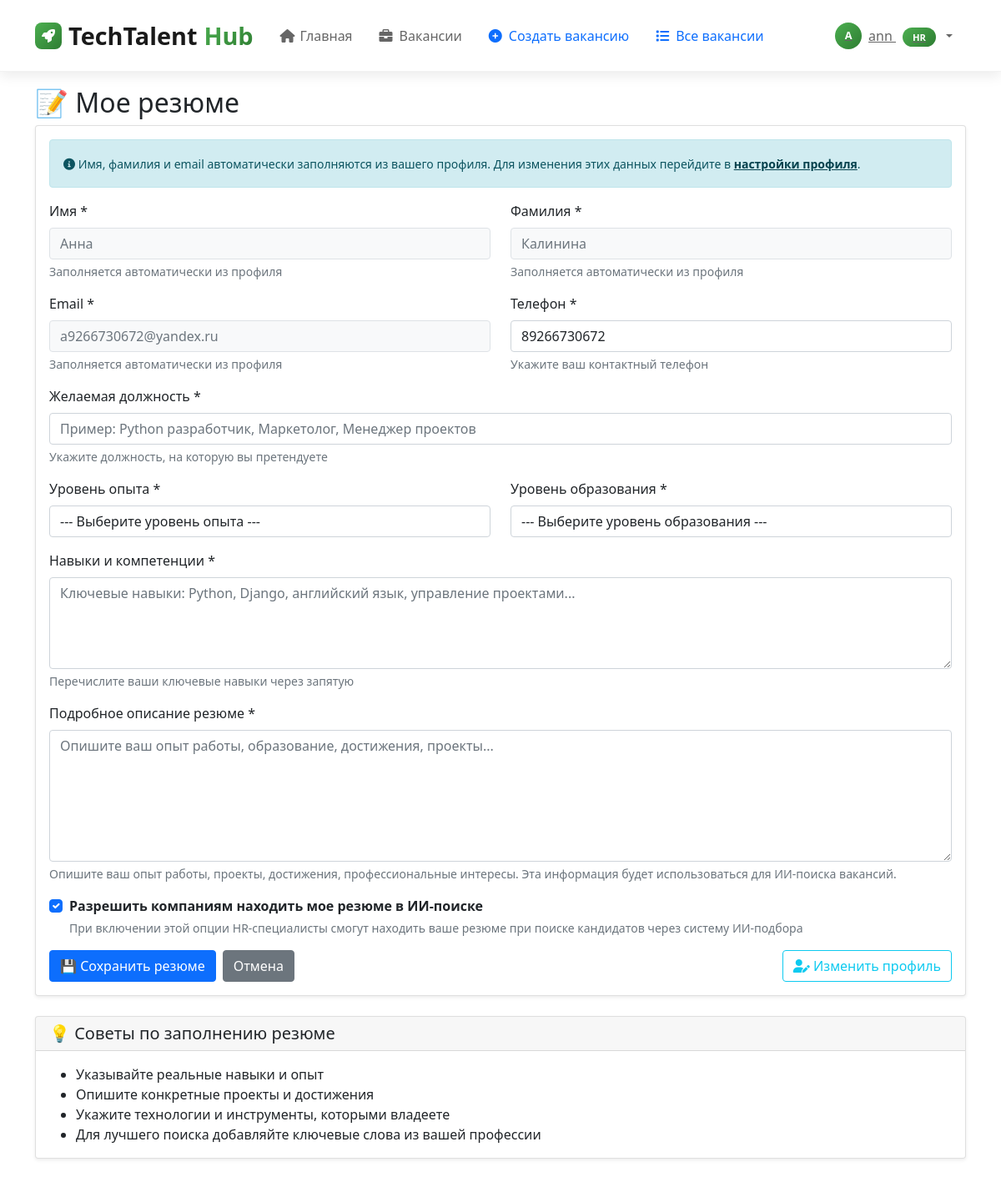
The app's page /applicant/resume/ (signed in) with its own data.
### career_app/models.py (models this page shows, shortened)
class Applicant(models.Model):
    EXPERIENCE_LEVELS = [
        ('no_experience', 'Нет опыта'),
        ('intern', 'Стажер'),
        ('junior', 'Junior (Начинающий)'),
        ('middle', 'Middle (Опытный)'),
        ('senior', 'Senior (Старший)'),
        ('lead', 'Lead (Руководитель)'),
    ]
    EDUCATION_LEVELS = [
        ('secondary', 'Среднее'),
        ('secondary_professional', 'Среднее профессиональное'),
        ('high', 'Высшее образование'),
    ]
    user = models.OneToOneField(User, on_delete=models.CASCADE, null=True, blank=True)
    first_name = models.CharField(max_length=100, verbose_name="Имя")
    last_name = models.CharField(max_length=100, verbose_name="Фамилия")
    email = models.EmailField(verbose_name="Email")
    phone = models.CharField(max_length=20, verbose_name="Телефон")
    position = models.CharField(max_length=200, blank=True, verbose_name="Желаемая должность")
    experience_level = models.CharField(
        max_length=50,
        choices=EXPERIENCE_LEVELS,
        blank=True,
        verbose_name="Уровень опыта"
    )
    education_level = models.CharField(
        max_length=50,
        choices=EDUCATION_LEVELS,
        blank=True,
        verbose_name="Уровень образования"
    )
    skills = models.TextField(blank=True, verbose_name="Навыки")
    experience = models.TextField(blank=True, verbose_name="Опыт работы")
    education = models.TextField(blank=True, verbose_name="Образование")
    about = models.TextField(blank=True, verbose_name="О себе")
    resume_file = models.FileField(upload_to='resumes/', null=True, blank=True, verbose_name="Файл резюме")
    resume_text = models.TextField(blank=True, verbose_name="Текст резюме")
    created_at = models.DateTimeField(auto_now_add=True)
    is_published = models.BooleanField(default=True, verbose_name="Резюме опубликовано")
    class Meta:
        verbose_name = "Соискатель"
        verbose_name_plural = "Соискатели"

### career_app/views.py (the view)
# urls.py: path('applicant/resume/', views.create_or_edit_resume, name='create_or_edit_resume'),
@login_required
def create_or_edit_resume(request):
    try:
        applicant = request.user.applicant
    except Applicant.DoesNotExist:
        applicant = Applicant.objects.create(
            user=request.user,
            first_name=request.user.first_name or '',
            last_name=request.user.last_name or '',
            email=request.user.email or ''
        )
    if request.method == 'POST':
        form = ApplicantResumeForm(request.POST, request.FILES, instance=applicant)
        if form.is_valid():
            form.save()
            messages.success(request, 'Резюме успешно сохранено!')
            return redirect('applicant_dashboard')
    else:
        form = ApplicantResumeForm(instance=applicant)
    context = {'form': form}
    return render(request, 'career_app/applicant_resume_form.html', context)

### templates/career_app/applicant_resume_form.html (shortened to what this page needs)
{% extends 'base.html' %}
{% block content %}
<div class="container mt-4">
    <h2>📝 Мое резюме</h2>
    <div class="card">
        <div class="card-body">
            <form method="post" enctype="multipart/form-data">
                <div class="alert alert-info">
                    <small>
                        <i class="fas fa-info-circle"></i>
                        Имя, фамилия и email автоматически заполняются из вашего профиля.
                        Для изменения этих данных перейдите в <a href="{% url 'profile_setup' %}" class="alert-link">настройки профиля</a>.
                    </small>
                </div>
                <div class="row">
                    <div class="col-md-6">
                        <div class="mb-3">
                            <label class="form-label">Имя *</label>
                            {{ form.first_name }}
                            <div class="form-text text-muted">Заполняется автоматически из профиля</div>
                        </div>
                    </div>
                    <div class="col-md-6">
                        <div class="mb-3">
                            <label class="form-label">Фамилия *</label>
                            {{ form.last_name }}
                            <div class="form-text text-muted">Заполняется автоматически из профиля</div>
                        </div>
                    </div>
                </div>
                <div class="row">
                    <div class="col-md-6">
                        <div class="mb-3">
                            <label class="form-label">Email *</label>
                            {{ form.email }}
                            <div class="form-text text-muted">Заполняется автоматически из профиля</div>
                        </div>
                    </div>
                    <div class="col-md-6">
                        <div class="mb-3">
                            <label class="form-label">Телефон *</label>
                            {{ form.phone }}
                            <div class="form-text">Укажите ваш контактный телефон</div>
                        </div>
                    </div>
                </div>
                <div class="mb-3">
                    <label class="form-label">Желаемая должность *</label>
                    {{ form.position }}
                    <div class="form-text">Укажите должность, на которую вы претендуете</div>
                </div>
                <div class="row">
                    <div class="col-md-6">
                        <div class="mb-3">
                            <label class="form-label">Уровень опыта *</label>
                            {{ form.experience_level }}
                        </div>
                    </div>
                    <div class="col-md-6">
                        <div class="mb-3">
                            <label class="form-label">Уровень образования *</label>
                            {{ form.education_level }}
                        </div>
                    </div>
                </div>
                <div class="mb-3">
                    <label class="form-label">Навыки и компетенции *</label>
                    {{ form.skills }}
                    <div class="form-text">Перечислите ваши ключевые навыки через запятую</div>
                </div>
                <div class="mb-3">
                    <label class="form-label">Подробное описание резюме *</label>
                    {{ form.resume_text }}
                    <div class="form-text">
                        Опишите ваш опыт работы, проекты, достижения, профессиональные интересы.
                        Эта информация будет использоваться для ИИ-поиска вакансий.
                    </div>
                </div>
                <div class="mb-3 form-check">
                    {{ form.is_published }}
                    <label class="form-check-label">
                        <strong>Разрешить компаниям находить мое резюме в ИИ-поиске</strong>
                    </label>
                    <div class="form-text">
                        При включении этой опции HR-специалисты смогут находить ваше резюме
                        при поиске кандидатов через систему ИИ-подбора
                    </div>
                </div>
                <div class="d-flex gap-2">
                    <button type="submit" class="btn btn-primary">💾 Сохранить резюме</button>
                    <a href="{% url 'applicant_dashboard' %}" class="btn btn-secondary">Отмена</a>
                    <a href="{% url 'profile_setup' %}" class="btn btn-outline-info ms-auto">
                        <i class="fas fa-user-edit"></i> Изменить профиль
                    </a>
                </div>
            </form>
        </div>
    </div>
    <div class="card mt-4">
        <div class="card-header">
            <h5 class="mb-0">💡 Советы по заполнению резюме</h5>
        </div>
        <div class="card-body">
            <ul class="mb-0">
                <li>Указывайте реальные навыки и опыт</li>
                <li>Опишите конкретные проекты и достижения</li>
                <li>Укажите технологии и инструменты, которыми владеете</li>
                <li>Для лучшего поиска добавляйте ключевые слова из вашей профессии</li>
            </ul>
        </div>
    </div>
</div>
{% endblock %}

### templates/base.html (shortened to what this page needs)
<!DOCTYPE html>
<html lang="ru">
<head>
    <link href="https://cdn.jsdelivr.net/npm/bootstrap@5.1.3/dist/css/bootstrap.min.css" rel="stylesheet">
    <link href="https://cdnjs.cloudflare.com/ajax/libs/font-awesome/6.0.0/css/all.min.css" rel="stylesheet">
</head>
<body>
    <nav class="navbar navbar-expand-lg navbar-light fixed-top">
        <div class="container">
            <a class="navbar-brand" href="{% url 'home' %}">
                <div class="brand-icon">
                    <i class="fas fa-rocket"></i>
                </div>
                TechTalent<span>Hub</span>
            </a>
            <div class="collapse navbar-collapse" id="navbarNav">
                <ul class="navbar-nav me-auto">
    <li class="nav-item">
        <a class="nav-link {% if request.path == '/' %}active{% endif %}" href="{% url 'home' %}">
            <i class="fas fa-home"></i>
            Главная
        </a>
    </li>
    <li class="nav-item">
        <a class="nav-link {% if 'vacancy' in request.path %}active{% endif %}" href="{% url 'vacancy_list' %}">
            <i class="fas fa-briefcase"></i>
            Вакансии
        </a>
    </li>
    {% if user.is_authenticated %}
        {% if user.userprofile.role == 'admin' %}
            <li class="nav-item admin">
                <a class="nav-link" href="{% url 'moderation_list' %}">
                    <i class="fas fa-shield-alt"></i>
                    Модерация
                </a>
            </li>
            <li class="nav-item admin">
                <a class="nav-link" href="{% url 'analytics' %}">
                    <i class="fas fa-chart-bar"></i>
                    Аналитика
                </a>
            </li>
        {% elif user.userprofile.role == 'hr' %}
            <li class="nav-item hr">
                <a class="nav-link" href="{% url 'create_vacancy' %}">
                    <i class="fas fa-plus-circle"></i>
                    Создать вакансию
                </a>
            </li>
            <li class="nav-item hr">
                <a class="nav-link" href="{% url 'vacancy_list' %}">
                    <i class="fas fa-list"></i>
                    Все вакансии
                </a>
            </li>
        {% endif %}
    {% endif %}
</ul>
                <ul class="navbar-nav">
                    {% if user.is_authenticated %}
                        <li class="nav-item dropdown">
                            <a class="user-dropdown dropdown-toggle" href="#" role="button" data-bs-toggle="dropdown">
                                <div class="user-avatar">
                                    {{ user.username|first|upper }}
                                </div>
                                <span class="d-none d-md-inline">
                                    {{ user.username }}
                                    <span class="role-badge">
                                        {% if user.userprofile.role == 'admin' %}Админ
                                        {% elif user.userprofile.role == 'hr' %}HR
                                        {% elif user.userprofile.role == 'university' %}ВУЗ
                                        {% elif user.userprofile.role == 'student' %}Студент
                                        {% else %}Пользователь{% endif %}
                                    </span>
                                </span>
                            </a>
                        </li>
                    {% endif %}
                </ul>
            </div>
        </div>
    </nav>
    <div style="padding-top: 80px;"></div>
    <main>
        {% block content %}
        {% endblock %}
    </main>
</body>
</html>

### templates/base.html (style rules this page uses)
:root { --primary-green: #4caf50; --primary-dark: #1a1a1a; --text-gray: #666; --light-gray: #f8f9fa; --border-color: #e9ecef; --shadow-light: 0 5px 15px rgba(0,0,0,0.08); --shadow-medium: 0 10px 30px rgba(0,0,0,0.12); }
.navbar { background: rgba(255, 255, 255, 0.95) !important; backdrop-filter: blur(10px); border-bottom: 1px solid rgba(0, 0, 0, 0.05); padding: 1rem 0; transition: all 0.3s ease; box-shadow: var(--shadow-light); }
.navbar-brand { font-weight: 800; font-size: 1.8rem; color: var(--primary-dark) !important; display: flex; align-items: center; gap: 0.5rem; }
.navbar-brand span { color: var(--primary-green); background: linear-gradient(135deg, var(--primary-green) 0%, #2e7d32 100%); -webkit-background-clip: text; -webkit-text-fill-color: transparent; background-clip: text; }
.brand-icon { width: 32px; height: 32px; background: linear-gradient(135deg, var(--primary-green) 0%, #2e7d32 100%); border-radius: 8px; display: flex; align-items: center; justify-content: center; color: white; font-size: 1rem; }
.nav-link { color: var(--text-gray) !important; font-weight: 500; padding: 0.5rem 1rem !important; border-radius: 8px; transition: all 0.3s ease; display: flex; align-items: center; gap: 0.5rem; position: relative; }
.nav-link i { width: 16px; text-align: center; }
.user-dropdown { background: none; border: none; color: var(--text-gray); font-weight: 500; display: flex; align-items: center; gap: 0.5rem; padding: 0.5rem 1rem; border-radius: 8px; transition: all 0.3s ease; }
.user-avatar { width: 32px; height: 32px; background: linear-gradient(135deg, var(--primary-green) 0%, #2e7d32 100%); border-radius: 50%; display: flex; align-items: center; justify-content: center; color: white; font-size: 0.8rem; font-weight: 600; }
.role-badge { background: linear-gradient(135deg, var(--primary-green) 0%, #2e7d32 100%); color: white; padding: 0.25rem 0.75rem; border-radius: 15px; font-size: 0.7rem; font-weight: 600; margin-left: 0.5rem; }
.nav-item.hr .nav-link { color: #0d6efd !important; }

### templates/career_app/applicant_resume_form.html (style rules this page uses)
.form-control[readonly] { background-color: #f8f9fa !important; color: #6c757d !important; border-color: #dee2e6; cursor: not-allowed; }
.form-check-input:checked { background-color: #0d6efd; border-color: #0d6efd; }
.card { box-shadow: 0 0.125rem 0.25rem rgba(0, 0, 0, 0.075); border: 1px solid rgba(0, 0, 0, 0.125); }
.alert-info { background-color: #d1ecf1; border-color: #bee5eb; color: #0c5460; }

### records on screen
Applicant: first_name "Анна", last_name "Калинина", email "a9266730672@yandex.ru", phone "89266730672", experience_level "--- Выберите уровень опыта ---", education_level "--- Выберите уровень образования ---", is_published "☑"

### other values on screen
{{ user.username|first|upper }} "A"
{{ user.username }} "ann"
